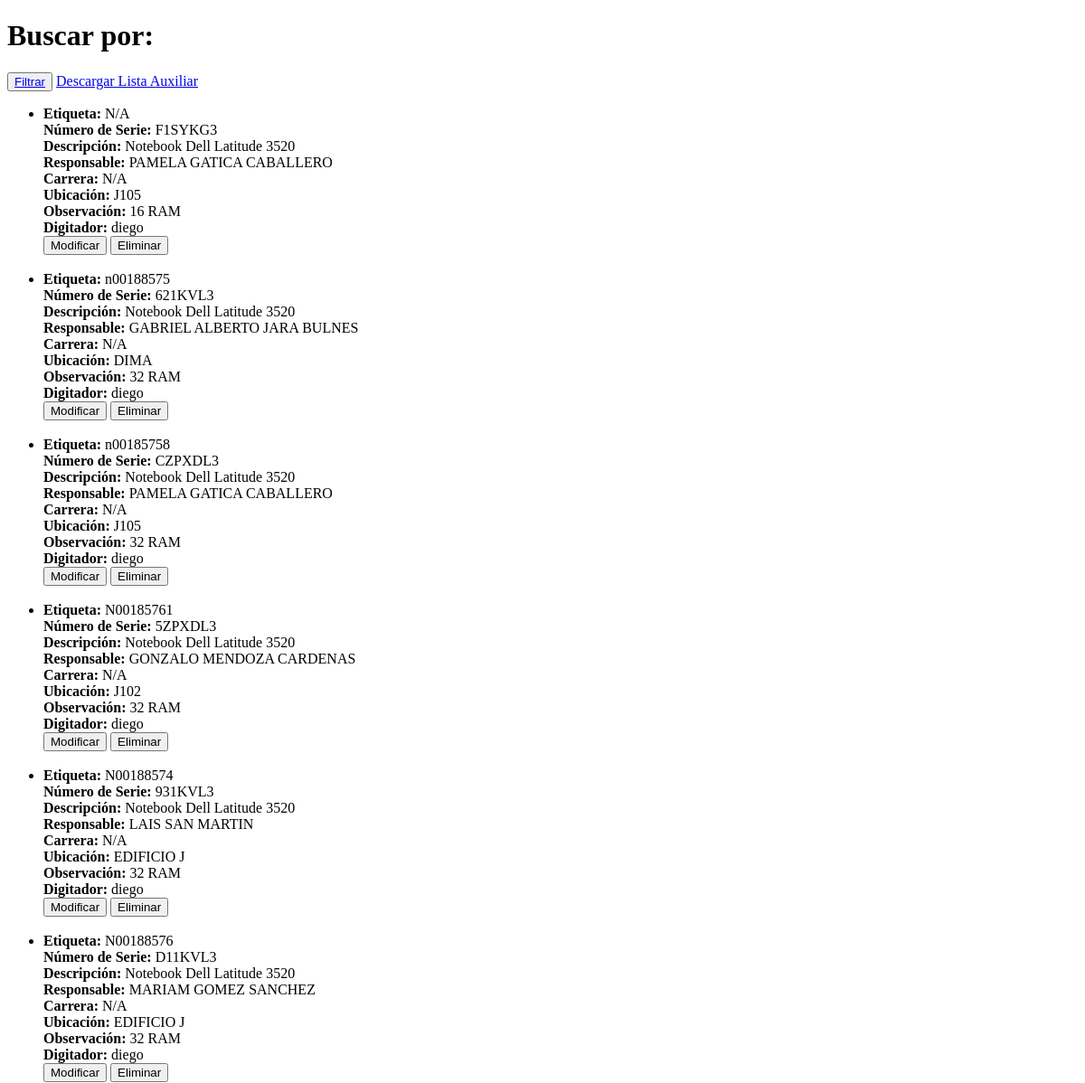
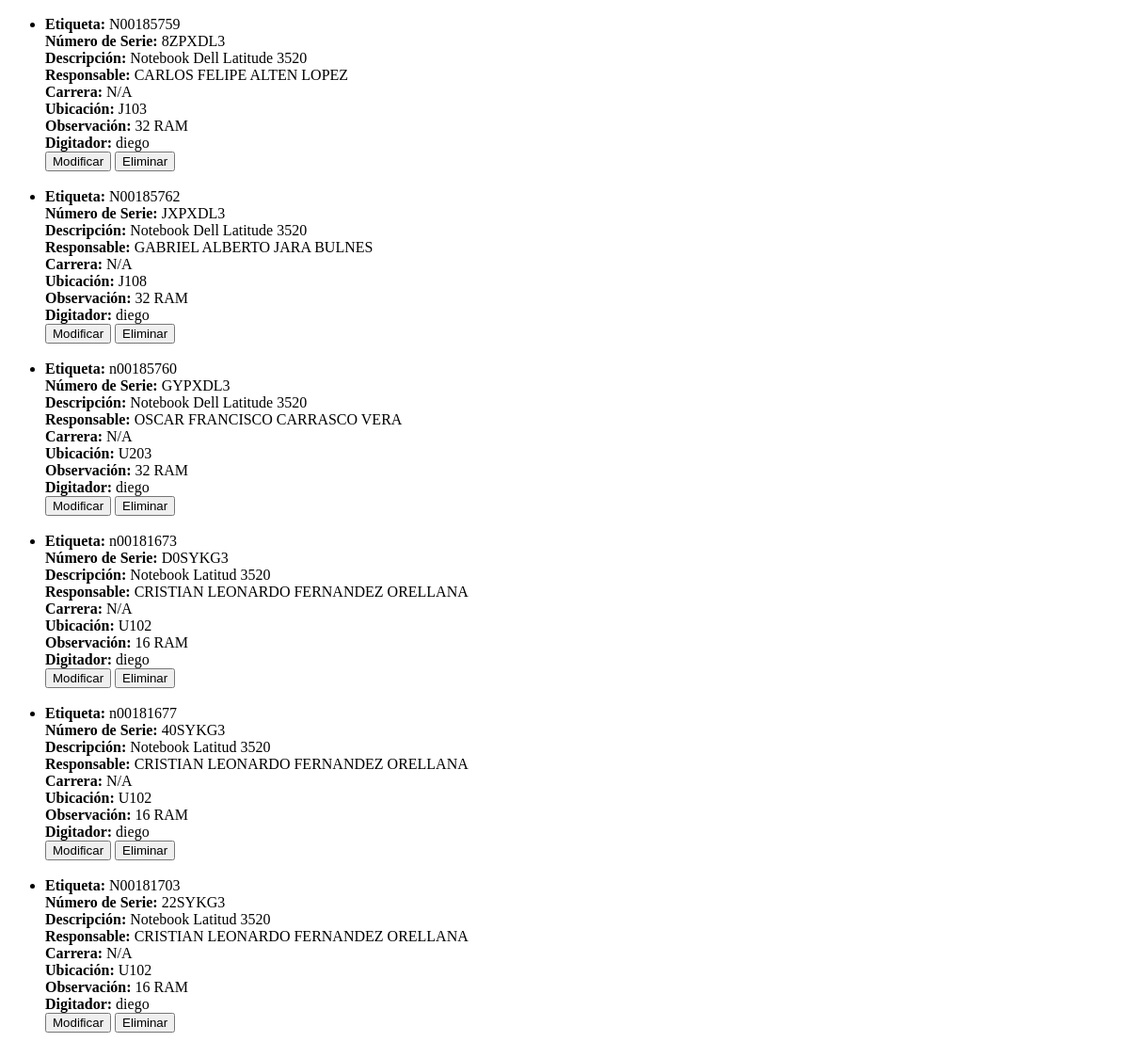
The page /lista/ (signed in) on the database as committed earlier (2 pictures, top to bottom).
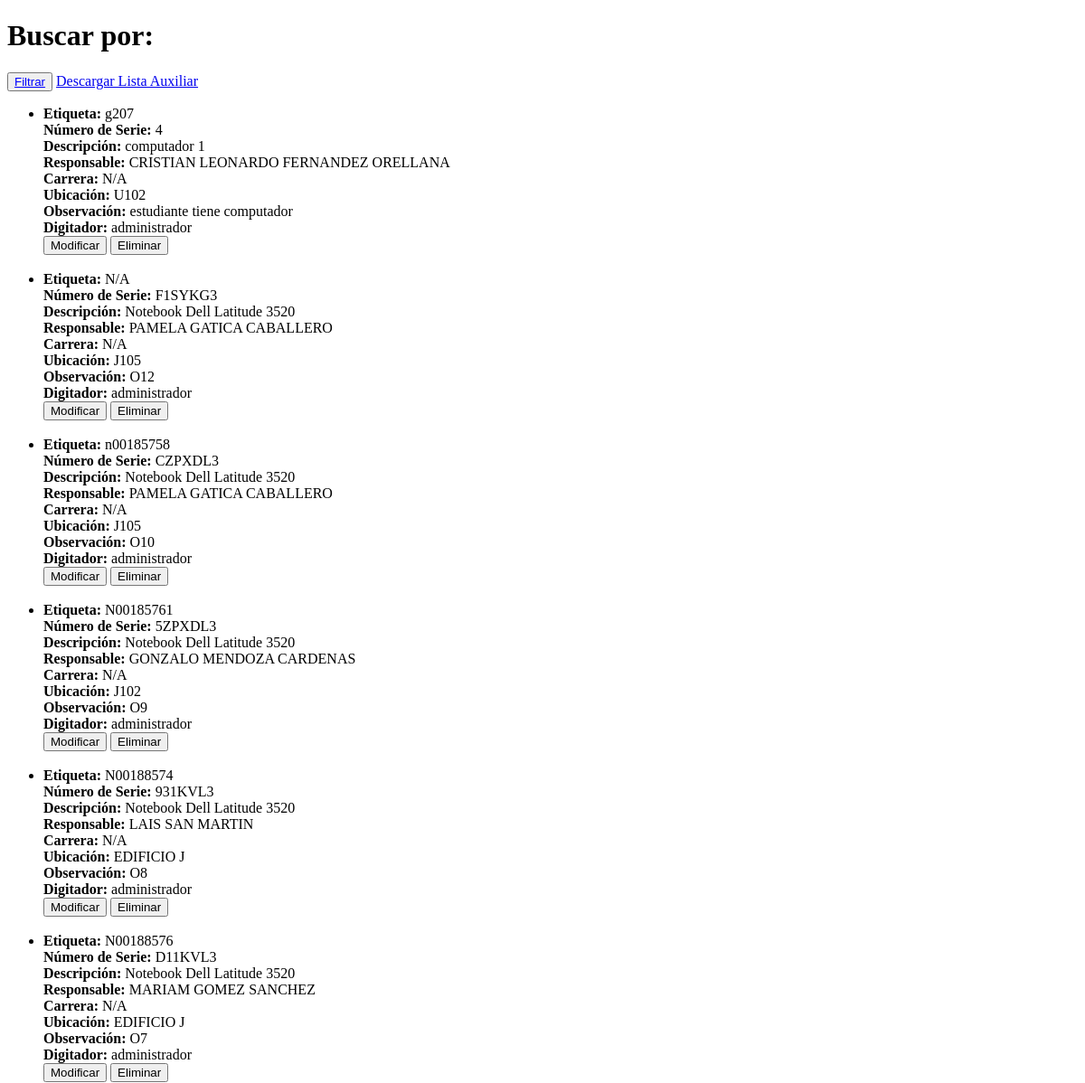
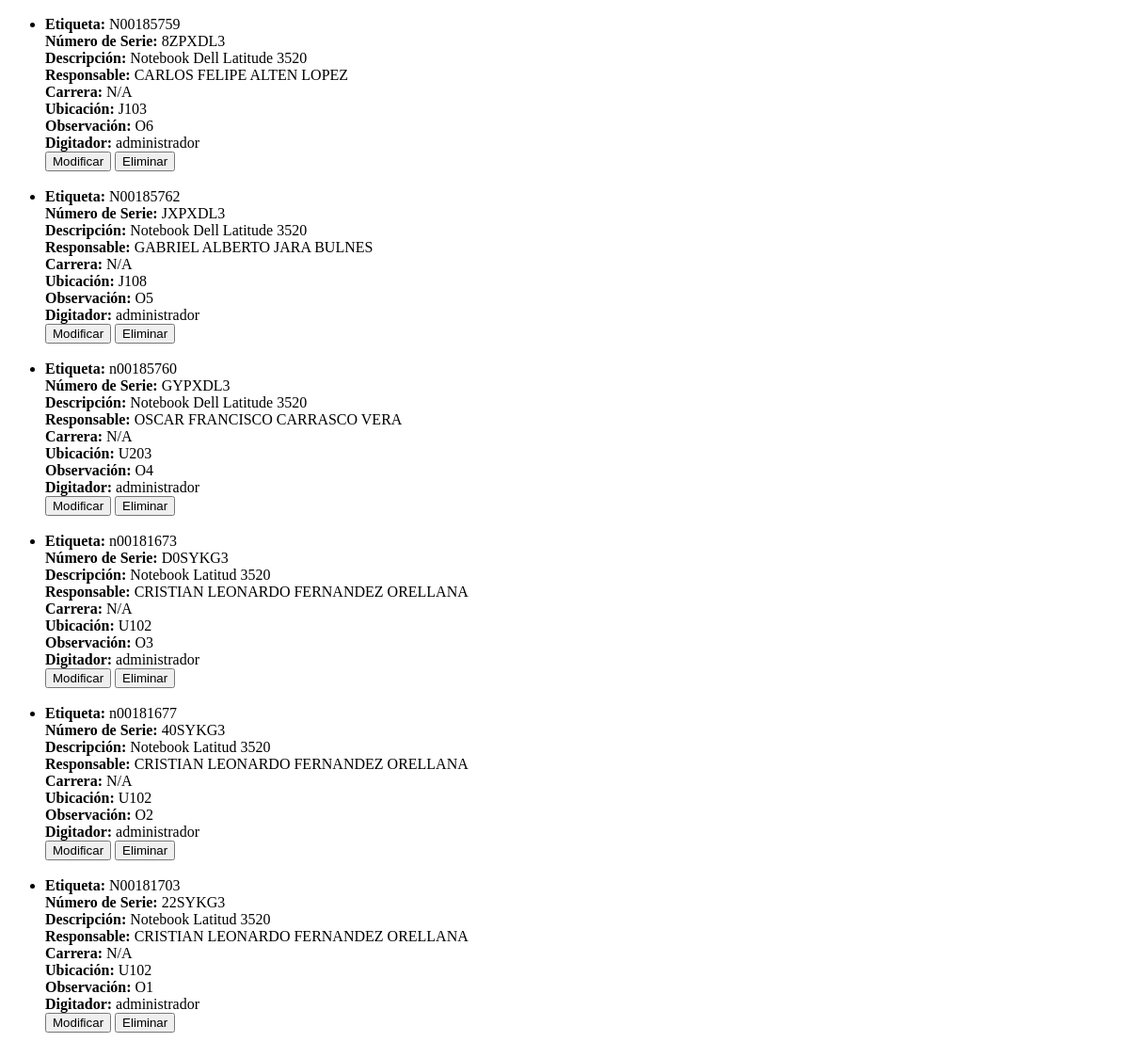
The same page on the database as committed later (2 pictures, top to bottom).
### core/models.py (models this page shows, shortened)
class Inventario(models.Model):
    Etiqueta = models.CharField(max_length=50)
    Numero_Serie = models.CharField(max_length=50)
    Descripcion_Equipamiento = models.CharField(max_length=50)
    Responsable = models.CharField(max_length=50)
    Carrera = models.CharField(max_length=50)
    Ubicacion = models.CharField(max_length=50)
    Observacion=models.CharField(max_length=50)
    Digitador=models.CharField(max_length=50)

### core/views.py (the view)
# urls.py: path("lista/",lista,name="lista"),
def lista(request):
    if request.user.is_authenticated:
        filtros = request.GET.getlist('filtro')
        termino_busqueda = request.GET.get('buscar', '')
        listado = filtrar_datos(request, filtros, termino_busqueda)
        context = {
            'termino_busqueda': termino_busqueda,
            'filtros': filtros,
            'listado': listado,
            'user': request.user,
        }
        return render(request, 'core/listar.html', context)
    else:
        return redirect('/login/')

### core/views.py (called while the page is built, shortened)
def filtrar_datos(request, filtros, termino_busqueda):
    listado = Inventario.objects.all().order_by('-id')
    return listado

### core/templates/core/listar.html (shortened to what this page needs)
<!DOCTYPE html>
<html lang="es">
<head>
</head>
<body>
    {% if user.is_authenticated %}
    <h1>Buscar por: {{ termino_busqueda }}</h1>
        <button class="filtroMensaje" onclick="abrirModal('filtro')">Filtrar</button>
        <a href="#" onclick="exportarExcel()">Descargar Lista Auxiliar</a>
        <ul>
            {% if listado %}
                {% for item in listado %}
                <li>
                    <strong>Etiqueta:</strong> {{ item.Etiqueta }}<br>
                    <strong>Número de Serie:</strong> {{ item.Numero_Serie }}<br>
                    <strong>Descripción:</strong> {{ item.Descripcion_Equipamiento }}<br>
                    <strong>Responsable:</strong> {{ item.Responsable }}<br>
                    <strong>Carrera:</strong> {{ item.Carrera }}<br>
                    <strong>Ubicación:</strong> {{ item.Ubicacion }}<br>
                    <strong>Observación:</strong> {{ item.Observacion }}<br>
                    <strong>Digitador:</strong> {{ item.Digitador }}<br>
                    <button onclick="modificarItem({{ item.id }})">Modificar</button>
                    <button onclick="eliminarItem({{ item.id }})">Eliminar</button>
                    <br><br>
                </li>
                {% endfor %}
            {% else %}
                <p>La lista está vacía.</p>
            {% endif %}
        </ul>
    {% else %}
        <p>Debes iniciar sesión para ver esta página.</p>
    {% endif %}
</body>
</html>

Rows that differ between the two databases and show on the page:
removed Inventario: Etiqueta "N/A", Numero_Serie "F1SYKG3", Descripcion_Equipamiento "Notebook Dell Latitude 3520", Responsable "PAMELA GATICA CABALLERO", Carrera "N/A", Ubicacion "J105", Observacion "16 RAM", Digitador "diego"
removed Inventario: Etiqueta "n00188575", Numero_Serie "621KVL3", Descripcion_Equipamiento "Notebook Dell Latitude 3520", Responsable "GABRIEL ALBERTO JARA BULNES", Carrera "N/A", Ubicacion "DIMA", Observacion "32 RAM", Digitador "diego"
removed Inventario: Etiqueta "n00185758", Numero_Serie "CZPXDL3", Descripcion_Equipamiento "Notebook Dell Latitude 3520", Responsable "PAMELA GATICA CABALLERO", Carrera "N/A", Ubicacion "J105", Observacion "32 RAM", Digitador "diego"
removed Inventario: Etiqueta "N00185761", Numero_Serie "5ZPXDL3", Descripcion_Equipamiento "Notebook Dell Latitude 3520", Responsable "GONZALO MENDOZA CARDENAS", Carrera "N/A", Ubicacion "J102", Observacion "32 RAM", Digitador "diego"
removed Inventario: Etiqueta "N00188574", Numero_Serie "931KVL3", Descripcion_Equipamiento "Notebook Dell Latitude 3520", Responsable "LAIS SAN MARTIN", Carrera "N/A", Ubicacion "EDIFICIO J", Observacion "32 RAM", Digitador "diego"
removed Inventario: Etiqueta "N00188576", Numero_Serie "D11KVL3", Descripcion_Equipamiento "Notebook Dell Latitude 3520", Responsable "MARIAM GOMEZ SANCHEZ", Carrera "N/A", Ubicacion "EDIFICIO J", Observacion "32 RAM", Digitador "diego"
removed Inventario: Etiqueta "N00185759", Numero_Serie "8ZPXDL3", Descripcion_Equipamiento "Notebook Dell Latitude 3520", Responsable "CARLOS FELIPE ALTEN LOPEZ", Carrera "N/A", Ubicacion "J103", Observacion "32 RAM", Digitador "diego"
removed Inventario: Etiqueta "N00185762", Numero_Serie "JXPXDL3", Descripcion_Equipamiento "Notebook Dell Latitude 3520", Responsable "GABRIEL ALBERTO JARA BULNES", Carrera "N/A", Ubicacion "J108", Observacion "32 RAM", Digitador "diego"
removed Inventario: Etiqueta "n00185760", Numero_Serie "GYPXDL3", Descripcion_Equipamiento "Notebook Dell Latitude 3520", Responsable "OSCAR FRANCISCO CARRASCO VERA", Carrera "N/A", Ubicacion "U203", Observacion "32 RAM", Digitador "diego"
removed Inventario: Etiqueta "n00181673", Numero_Serie "D0SYKG3", Descripcion_Equipamiento "Notebook Latitud 3520", Responsable "CRISTIAN LEONARDO FERNANDEZ ORELLANA", Carrera "N/A", Ubicacion "U102", Observacion "16 RAM", Digitador "diego"
removed Inventario: Etiqueta "n00181677", Numero_Serie "40SYKG3", Descripcion_Equipamiento "Notebook Latitud 3520", Responsable "CRISTIAN LEONARDO FERNANDEZ ORELLANA", Carrera "N/A", Ubicacion "U102", Observacion "16 RAM", Digitador "diego"
removed Inventario: Etiqueta "N00181703", Numero_Serie "22SYKG3", Descripcion_Equipamiento "Notebook Latitud 3520", Responsable "CRISTIAN LEONARDO FERNANDEZ ORELLANA", Carrera "N/A", Ubicacion "U102", Observacion "16 RAM", Digitador "diego"
added Inventario: Etiqueta "g207", Numero_Serie "4", Descripcion_Equipamiento "computador 1", Responsable "CRISTIAN LEONARDO FERNANDEZ ORELLANA", Carrera "N/A", Ubicacion "U102", Observacion "estudiante tiene computador", Digitador "administrador"
added Inventario: Etiqueta "N/A", Numero_Serie "F1SYKG3", Descripcion_Equipamiento "Notebook Dell Latitude 3520", Responsable "PAMELA GATICA CABALLERO", Carrera "N/A", Ubicacion "J105", Observacion "O12", Digitador "administrador"
added Inventario: Etiqueta "n00185758", Numero_Serie "CZPXDL3", Descripcion_Equipamiento "Notebook Dell Latitude 3520", Responsable "PAMELA GATICA CABALLERO", Carrera "N/A", Ubicacion "J105", Observacion "O10", Digitador "administrador"
added Inventario: Etiqueta "N00185761", Numero_Serie "5ZPXDL3", Descripcion_Equipamiento "Notebook Dell Latitude 3520", Responsable "GONZALO MENDOZA CARDENAS", Carrera "N/A", Ubicacion "J102", Observacion "O9", Digitador "administrador"
added Inventario: Etiqueta "N00188574", Numero_Serie "931KVL3", Descripcion_Equipamiento "Notebook Dell Latitude 3520", Responsable "LAIS SAN MARTIN", Carrera "N/A", Ubicacion "EDIFICIO J", Observacion "O8", Digitador "administrador"
added Inventario: Etiqueta "N00188576", Numero_Serie "D11KVL3", Descripcion_Equipamiento "Notebook Dell Latitude 3520", Responsable "MARIAM GOMEZ SANCHEZ", Carrera "N/A", Ubicacion "EDIFICIO J", Observacion "O7", Digitador "administrador"
added Inventario: Etiqueta "N00185759", Numero_Serie "8ZPXDL3", Descripcion_Equipamiento "Notebook Dell Latitude 3520", Responsable "CARLOS FELIPE ALTEN LOPEZ", Carrera "N/A", Ubicacion "J103", Observacion "O6", Digitador "administrador"
added Inventario: Etiqueta "N00185762", Numero_Serie "JXPXDL3", Descripcion_Equipamiento "Notebook Dell Latitude 3520", Responsable "GABRIEL ALBERTO JARA BULNES", Carrera "N/A", Ubicacion "J108", Observacion "O5", Digitador "administrador"
added Inventario: Etiqueta "n00185760", Numero_Serie "GYPXDL3", Descripcion_Equipamiento "Notebook Dell Latitude 3520", Responsable "OSCAR FRANCISCO CARRASCO VERA", Carrera "N/A", Ubicacion "U203", Observacion "O4", Digitador "administrador"
added Inventario: Etiqueta "n00181673", Numero_Serie "D0SYKG3", Descripcion_Equipamiento "Notebook Latitud 3520", Responsable "CRISTIAN LEONARDO FERNANDEZ ORELLANA", Carrera "N/A", Ubicacion "U102", Observacion "O3", Digitador "administrador"
added Inventario: Etiqueta "n00181677", Numero_Serie "40SYKG3", Descripcion_Equipamiento "Notebook Latitud 3520", Responsable "CRISTIAN LEONARDO FERNANDEZ ORELLANA", Carrera "N/A", Ubicacion "U102", Observacion "O2", Digitador "administrador"
added Inventario: Etiqueta "N00181703", Numero_Serie "22SYKG3", Descripcion_Equipamiento "Notebook Latitud 3520", Responsable "CRISTIAN LEONARDO FERNANDEZ ORELLANA", Carrera "N/A", Ubicacion "U102", Observacion "O1", Digitador "administrador"
